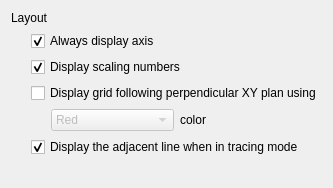
     <widget class="QWidget" name="TabPage">
      <attribute name="title">
       <string>Z Axis</string>
      </attribute>
      <layout class="QVBoxLayout">
       <item>
        <layout class="QHBoxLayout">
         <item>
          <widget class="QLabel" name="textLabel2_3_5">
           <property name="text">
            <string>Layout</string>
           </property>
           <property name="wordWrap">
            <bool>false</bool>
           </property>
          </widget>
         </item>
         <item>
          <widget class="Line" name="line5_3_5">
           <property name="sizePolicy">
            <sizepolicy hsizetype="Expanding" vsizetype="Fixed">
             <horstretch>0</horstretch>
             <verstretch>0</verstretch>
            </sizepolicy>
           </property>
           <property name="frameShadow">
            <enum>QFrame::Sunken</enum>
           </property>
          </widget>
         </item>
        </layout>
       </item>
       <item>
        <layout class="QGridLayout">
         <item row="3" column="1">
          <layout class="QHBoxLayout">
           <item>
            <spacer name="spacer27_5">
             <property name="orientation">
              <enum>Qt::Horizontal</enum>
             </property>
             <property name="sizeType">
              <enum>QSizePolicy::Fixed</enum>
             </property>
             <property name="sizeHint" stdset="0">
              <size>
               <width>20</width>
               <height>20</height>
              </size>
             </property>
            </spacer>
           </item>
           <item>
            <widget class="QComboBox" name="comboBox4_1">
             <property name="enabled">
              <bool>false</bool>
             </property>
             <property name="whatsThis">
              <string>Grid color.</string>
             </property>
             <property name="currentIndex">
              <number>0</number>
             </property>
             <item>
              <property name="text">
               <string>Red</string>
              </property>
             </item>
             <item>
              <property name="text">
               <string>Green</string>
              </property>
             </item>
             <item>
              <property name="text">
               <string>Blue</string>
              </property>
             </item>
             <item>
              <property name="text">
               <string>Cyan</string>
              </property>
             </item>
             <item>
              <property name="text">
               <string>Magenta</string>
              </property>
             </item>
             <item>
              <property name="text">
               <string>Yellow</string>
              </property>
             </item>
             <item>
              <property name="text">
               <string>White</string>
              </property>
             </item>
             <item>
              <property name="text">
               <string>Gray</string>
              </property>
             </item>
             <item>
              <property name="text">
               <string>Dark Red</string>
              </property>
             </item>
             <item>
              <property name="text">
               <string>Dark Green</string>
              </property>
             </item>
             <item>
              <property name="text">
               <string>Dark Blue</string>
              </property>
             </item>
             <item>
              <property name="text">
               <string>Dark Cyan</string>
              </property>
             </item>
             <item>
              <property name="text">
               <string>Dark Magenta</string>
              </property>
             </item>
             <item>
              <property name="text">
               <string>Dark Yellow</string>
              </property>
             </item>
             <item>
              <property name="text">
               <string>Dark Gray</string>
              </property>
             </item>
             <item>
              <property name="text">
               <string>Black</string>
              </property>
             </item>
            </widget>
           </item>
           <item>
            <widget class="QLabel" name="textLabel1_4">
             <property name="text">
              <string>color</string>
             </property>
             <property name="wordWrap">
              <bool>false</bool>
             </property>
            </widget>
           </item>
           <item>
            <spacer name="spacer28_5">
             <property name="orientation">
              <enum>Qt::Horizontal</enum>
             </property>
             <property name="sizeType">
              <enum>QSizePolicy::Ignored</enum>
             </property>
             <property name="sizeHint" stdset="0">
              <size>
               <width>20</width>
               <height>20</height>
              </size>
             </property>
            </spacer>
           </item>
          </layout>
         </item>
         <item row="2" column="1">
          <widget class="QCheckBox" name="checkBox4_3">
           <property name="whatsThis">
            <string>Shows a perpendicular grid on the drawing area's edge.</string>
           </property>
           <property name="text">
            <string>Display grid following perpendicular XY plan using</string>
           </property>
          </widget>
         </item>
         <item row="4" column="1">
          <widget class="QCheckBox" name="checkBox4_4">
           <property name="whatsThis">
            <string>Shows a line connecting the tracing cursor to its adjacent axis.</string>
           </property>
           <property name="text">
            <string>Display the adjacent line when in tracing mode</string>
           </property>
           <property name="checked">
            <bool>true</bool>
           </property>
          </widget>
         </item>
         <item row="1" column="1">
          <widget class="QCheckBox" name="checkBox4_2">
           <property name="whatsThis">
            <string>Shows the scaling numbers following the axis.</string>
           </property>
           <property name="text">
            <string>Display scaling numbers</string>
           </property>
           <property name="checked">
            <bool>true</bool>
           </property>
          </widget>
         </item>
         <item row="0" column="0" rowspan="5">
          <spacer name="spacer25_7">
           <property name="orientation">
            <enum>Qt::Horizontal</enum>
           </property>
           <property name="sizeType">
            <enum>QSizePolicy::Fixed</enum>
           </property>
           <property name="sizeHint" stdset="0">
            <size>
             <width>20</width>
             <height>20</height>
            </size>
           </property>
          </spacer>
         </item>
         <item row="0" column="1">
          <widget class="QCheckBox" name="checkBox4_1">
           <property name="whatsThis">
            <string>Displays the axis when it becomes out of drawing range,</string>
           </property>
           <property name="text">
            <string>Always display axis</string>
           </property>
           <property name="checked">
            <bool>true</bool>
           </property>
          </widget>
         </item>
        </layout>
       </item>
       <item>
        <spacer name="spacer43_4">
         <property name="orientation">
          <enum>Qt::Vertical</enum>
         </property>
         <property name="sizeType">
          <enum>QSizePolicy::Expanding</enum>
         </property>
         <property name="sizeHint" stdset="0">
          <size>
           <width>20</width>
           <height>20</height>
          </size>
         </property>
        </spacer>
       </item>
      </layout>
     </widget>
